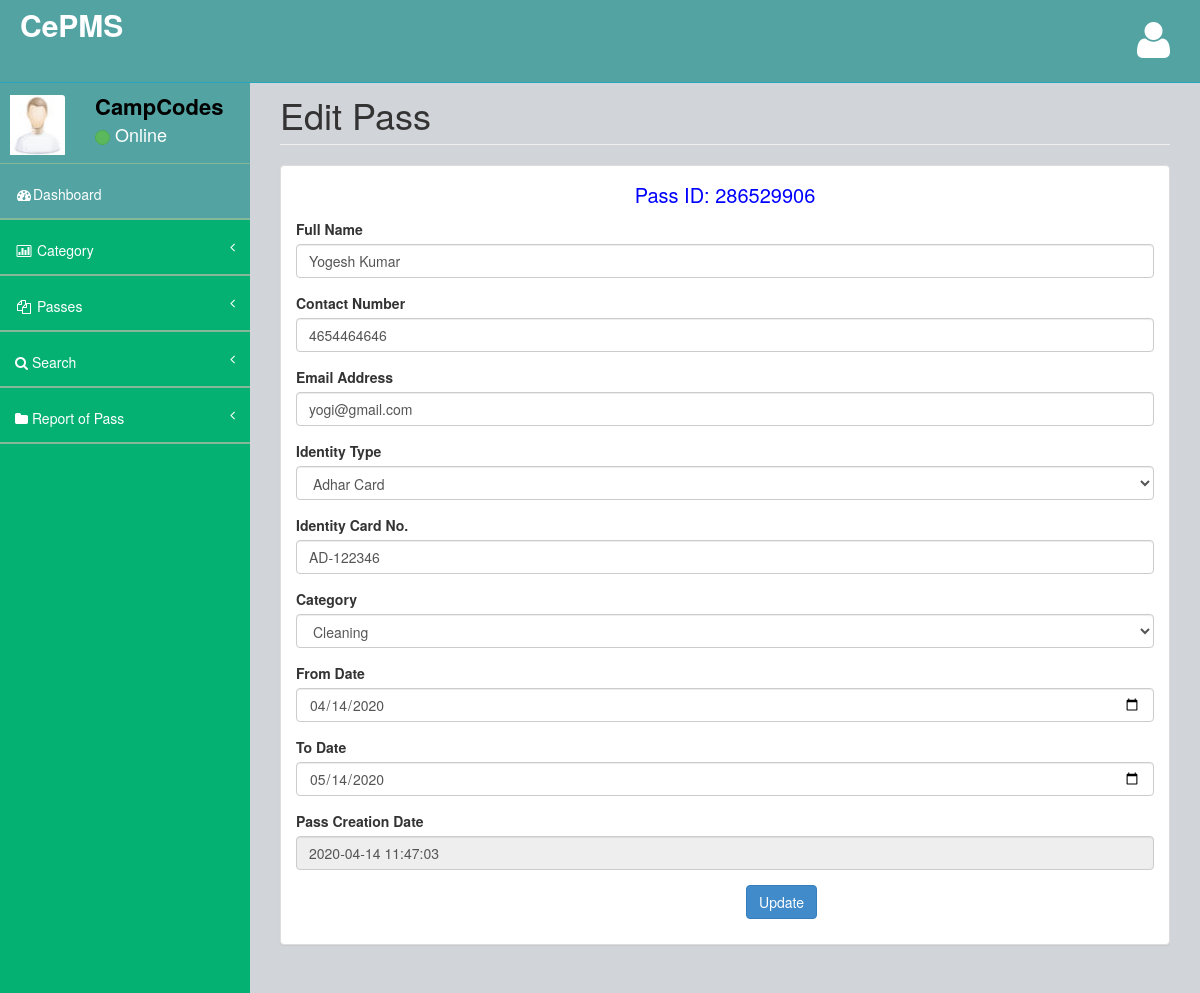
The app's page /admin/edit-pass-detail.php?editid=1 (signed in) with its own data.
### tables this page shows
CREATE TABLE `tblpass` (
  `ID` int(10) NOT NULL,
  `PassNumber` varchar(200) DEFAULT NULL,
  `FullName` varchar(200) DEFAULT NULL,
  `ContactNumber` bigint(10) DEFAULT NULL,
  `Email` varchar(200) DEFAULT NULL,
  `IdentityType` varchar(200) DEFAULT NULL,
  `IdentityCardno` varchar(200) DEFAULT NULL,
  `Category` varchar(100) DEFAULT NULL,
  `FromDate` varchar(200) DEFAULT NULL,
  `ToDate` varchar(200) DEFAULT NULL,
  `PasscreationDate` timestamp NULL DEFAULT current_timestamp()
);

### admin/edit-pass-detail.php (the view, shortened to what this page needs)
<?php
include('includes/dbconnection.php');
if (strlen($_SESSION['cpmsaid']==0)) {
  header('location:logout.php');
  } else{
?>
<!DOCTYPE html>
<html>
<head>
    <link href="assets/plugins/bootstrap/bootstrap.css" rel="stylesheet" />
    <link href="assets/font-awesome/css/font-awesome.css" rel="stylesheet" />
    <link href="assets/plugins/pace/pace-theme-big-counter.css" rel="stylesheet" />
   <link href="assets/css/style.css" rel="stylesheet" />
      <link href="assets/css/main-style.css" rel="stylesheet" />
</head>
<body>
    <div id="wrapper">
      <?php include_once('includes/header.php');?>
        <?php include_once('includes/sidebar.php');?>
          <div id="page-wrapper">
            <div class="row">
                <div class="col-lg-12">
                    <h1 class="page-header">Edit Pass</h1>
                </div>
            </div>
            <div class="row">
                <div class="col-lg-12">
                    <div class="panel panel-default">
                        <div class="panel-body">
                            <div class="row">
                                <div class="col-lg-12">
                                    <form method="post" enctype="multipart/form-data">
                                    <?php
$eid=$_GET['editid'];
$sql="SELECT * from  tblpass where ID=$eid";
$query = $dbh -> prepare($sql);
$query->execute();
$results=$query->fetchAll(PDO::FETCH_OBJ);
$cnt=1;
if($query->rowCount() > 0)
{
foreach($results as $row)
{               ?>
  <p colspan="6" style="font-size:20px;color:blue;text-align: center;">
 Pass ID: <?php  echo ($row->PassNumber);?></p>
    <div class="form-group"> <label for="exampleInputEmail1">Full Name</label> <input type="text" name="fullname" value="<?php  echo $row->FullName;?>" class="form-control" required='true'> </div>
    <div class="form-group"> <label for="exampleInputEmail1">Contact Number</label> <input type="text" name="cnumber" value="<?php  echo $row->ContactNumber;?>" class="form-control" required='true' maxlength="10" pattern="[0-9]+"> </div>
    <div class="form-group"> <label for="exampleInputEmail1">Email Address</label> <input type="email" name="email" value="<?php  echo $row->Email;?>" class="form-control" required='true'> </div>
    <div class="form-group"> <label for="exampleInputEmail1">Identity Type</label><select type="text" name="identitytype" value="" class="form-control" required='true'>
<option value="<?php  echo $row->IdentityType;?>"><?php  echo $row->IdentityType;?></option>
     </select></div>
    <div class="form-group"> <label for="exampleInputEmail1">Identity Card No.</label> <input type="text" name="icnum" value="<?php  echo $row->IdentityCardno;?>" class="form-control" required='true'> </div>
     <div class="form-group"> <label for="exampleInputEmail1">Category</label><select type="text" name="category" value="" class="form-control" required='true'>
      <option value="<?php  echo $row->Category;?>"><?php  echo $row->Category;?></option>
     </select></div>
<div class="form-group"> <label for="exampleInputEmail1">From Date</label> <input type="date" name="fromdate" value="<?php  echo $row->FromDate;?>" class="form-control" required='true'> </div>
<div class="form-group"> <label for="exampleInputEmail1">To Date</label> <input type="date" name="todate" value="<?php  echo $row->ToDate;?>" class="form-control" required='true'> </div>
<div class="form-group"> <label for="exampleInputEmail1">Pass Creation Date</label> <input type="text" value="<?php  echo $row->PasscreationDate;?>" class="form-control" readonly='true'> </div>
<?php $cnt=$cnt+1;}} ?>
     <p style="padding-left: 450px"><button type="submit" class="btn btn-primary" name="submit" id="submit">Update</button></p> </form>
                                </div>
                            </div>
                        </div>
                    </div>
                </div>
            </div>
        </div>
    </div>
</body>
</html>
<?php }  ?>

### admin/includes/sidebar.php (shortened to what this page needs)
<?php
include('includes/dbconnection.php');
?>
        <nav class="navbar-default navbar-static-side" role="navigation">
            <div class="sidebar-collapse">
                <ul class="nav" id="side-menu">
                    <li>
                        <div class="user-section">
                            <div class="user-section-inner">
                                <img src="assets/img/user.jpg" alt="">
                            </div>
                            <div class="user-info">
                                <?php
$aid=$_SESSION['cpmsaid'];
$sql="SELECT AdminName from  tbladmin where ID=:aid";
$query = $dbh -> prepare($sql);
$query->bindParam(':aid',$aid,PDO::PARAM_STR);
$query->execute();
$results=$query->fetchAll(PDO::FETCH_OBJ);
$cnt=1;
if($query->rowCount() > 0)
{
foreach($results as $row)
{               ?>
                                <div><strong><?php  echo $row->AdminName;?></strong></div>
                                <div class="user-text-online">
                                    <span class="user-circle-online btn btn-success btn-circle "></span>&nbsp;Online
                                </div>
                            </div>
                            <?php $cnt=$cnt+1;}} ?>
                        </div>
                    </li>
                    <li class="selected">
                        <a href="dashboard.php"><i class="fa fa-dashboard fa-fw"></i>Dashboard</a>
                    </li>
                    <li>
                        <a href="#"><i class="fa fa-bar-chart-o fa-fw"></i> Category<span class="fa arrow"></span></a>
                    </li>
                    <li>
                        <a href="#"><i class="fa fa-files-o fa-fw"></i> Passes<span class="fa arrow"></span></a>
                    </li>
                    <li>
                        <a href="search-pass.php"><i class="fa fa-search"></i>  Search<span class="fa arrow"></span></a>
                        </li>
                        <li>
                        <a href="pass-bwdates-report.php"><i class="fa fa-folder"></i>  Report of Pass<span class="fa arrow"></span></a>
                        </li>
                </ul>
            </div>
        </nav>

### admin/assets/css/style.css (style rules this page uses)
body { background-color: #f8f8f8; }
#wrapper { width: 100%; margin-top: 55px!important; background-color:#04B173; }
#page-wrapper { padding: 0 15px; min-height: 568px; background-color:rgb(209, 212, 216); }
.navbar-static-side ul li { border-bottom:1px solid #84B899 !important; }
.arrow { float: right; }
.fa.arrow:before { content: "\f104"; }
@media (min-width:768px) { .navbar-static-side { z-index: 1; position: absolute; width: 250px; } }
.btn-circle { width: 30px; height: 30px; padding: 6px 0; border-radius: 15px; text-align: center; font-size: 12px; line-height: 1.428571429; }

### admin/assets/css/main-style.css (style rules this page uses)
.user-section-inner { height: 65px; width: 65px; -moz-border-radius: 3px; -webkit-border-radius: 3px; border-radius: 3px; overflow: hidden; display: inline-block; float: left; margin-right: 15px; margin-top: 20px; }
.user-section-inner img { margin-left:10px; width:55px; height:60px; }
.user-info { display: block; color:#000!important; display: inline-block; padding: 15px; margin-bottom: 0px }
.user-text-online { font-size:18px; color:#fff }
.user-circle-online { width: 15px!important; height: 15px!important; }
.nav > li > a { padding: 20px 15px; }
#side-menu { background-color:#04B173; }
#side-menu a { color:#fff; border-bottom: 1px solid #84B899 !important; height: 55px; }
.selected { background-color:rgb(83, 163, 163); }
.navbar-default { border-color: #27A6BE; }
@media (min-width:768px) { #page-wrapper { position: inherit; margin: 0 0 0 250px; padding: 0 30px; min-height: 1000px; } }

### records on screen
tblpass: PassNumber "286529906", fullname "Yogesh Kumar", cnumber "4654464646", email "yogi@gmail.com", identitytype "Adhar Card", icnum "AD-122346", category "Cleaning", fromdate "04/14/2020", todate "05/14/2020", PasscreationDate "2020-04-14 11:47:03"

### other values on screen
$row->AdminName "CampCodes"
